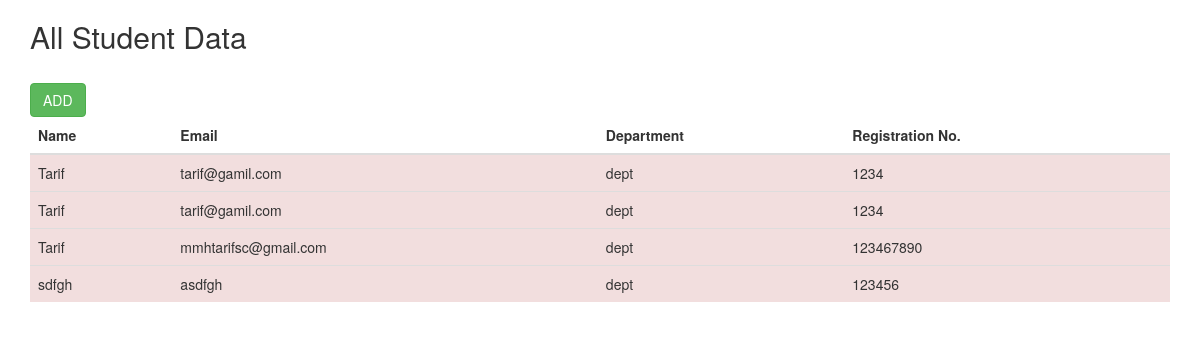
The page / on the database its author committed.
### tables this page shows
CREATE TABLE `info` (
  `id` int(5) NOT NULL,
  `name` varchar(50) NOT NULL,
  `email` varchar(50) NOT NULL,
  `dept` varchar(10) NOT NULL,
  `reg` varchar(23) NOT NULL
);

### index.php (the view, shortened to what this page needs)
<?php require('dbconfig.php');?>
<!DOCTYPE html>
<html>
<head>
	  <link rel="stylesheet" href="https://maxcdn.bootstrapcdn.com/bootstrap/3.3.7/css/bootstrap.min.css">
</head>
<body>
<div class = "container">
	<h2>All Student Data</h2><br>
	<a class = "btn btn-success" href="ab.php">ADD</a>
	<table class = "table">
     <thead>
     	<tr>
     		<th>Name</th>
     		<th>Email</th>
     		<th>Department</th>
     		<th>Registration No.</th>
     	</tr>
     </thead>
     <tbody>
<?php
    $sql = "SELECT *FROM info";
    $result = $conn->query($sql);
    if($result->num_rows > 0) {
    	while($row = $result->fetch_assoc()) {
    		echo '<tr class = "danger">
                  <td>'.$row["name"].'</td>
                  <td>'.$row["email"].'</td>
                  <td>'.$row["dept"].'</td>
                  <td>'.$row["reg"].'</td>
    		</tr>';
    	}
    }
    else {
    	echo "0 result";
    }
?>
     </tbody>
	</table>
</div>
</body>
</html>

### rows shown on the page
info: name "Tarif", email "tarif@gamil.com", dept "dept", reg "1234"
info: name "Tarif", email "tarif@gamil.com", dept "dept", reg "1234"
info: name "Tarif", email "mmhtarifsc@gmail.com", dept "dept", reg "123467890"
info: name "sdfgh", email "asdfgh", dept "dept", reg "123456"
